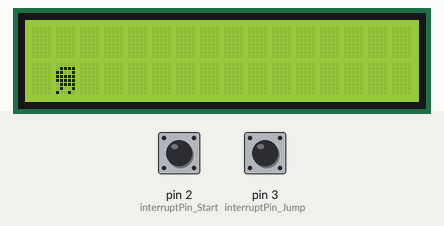
A sketch run on a simulated Arduino Uno, built with avr-gcc and run on an emulated ATmega328P. On the bench: 16×2 character LCD. The test bench sets the inputs (shaded band); at power-on: pin 2 (interruptPin_Start) HIGH, pin 3 (interruptPin_Jump) HIGH. Random numbers use the default seed unless the sketch sets one.

Above: at 1.2 s.
1.3 s: pin 2 (interruptPin_Start) pulled LOW for 0.15 s
At 1.48 s:
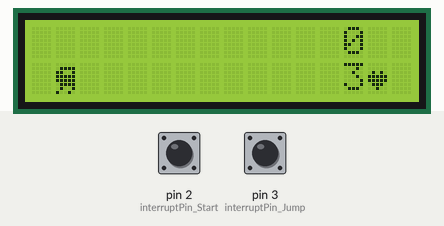
2.0 s: pin 3 (interruptPin_Jump) pulled LOW for 0.15 s
At 2.07 s:
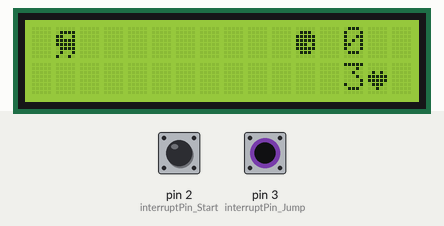
2.7 s: pin 3 (interruptPin_Jump) pulled LOW for 1 s
At 2.98 s:
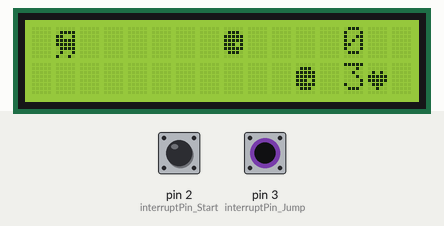
4.3 s: pin 3 (interruptPin_Jump) pulled LOW for 3.2 s
At 4.49 s:
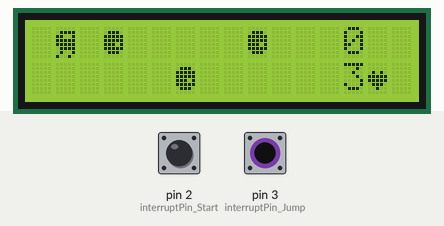
8.1 s: pin 3 (interruptPin_Jump) pulled LOW for 0.15 s
At 8.17 s:
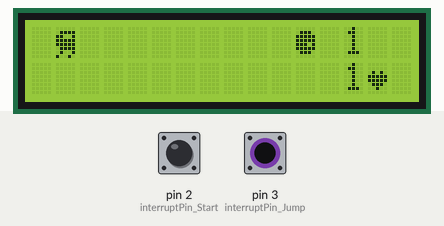
8.8 s: pin 3 (interruptPin_Jump) pulled LOW for 0.15 s
At 8.9 s:
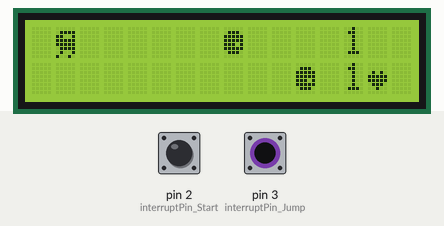
Timing chart, 0 to 11.8 s (numbered marks = the images above; inputs shaded):
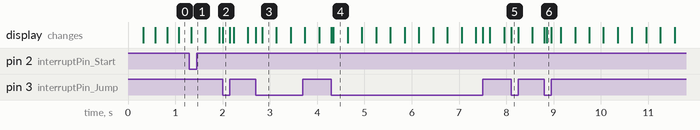

The sketch:

astronauta_de_marmore1__1_.ino
```cpp
#include <LiquidCrystal.h>
#include <stdio.h>
#include <stdlib.h>

#define ASTRO_CHAR 0
#define METEOR_CHAR 1
#define LIFE_BONUS 2


LiquidCrystal lcd(12, 11, 6, 5, 4, 1);

static bool colide = false;
static bool colide_heart = false;
static bool life_increased = false;
static bool roundRecentlyStarted = false;
int delayLevel = 300;
int level = 0;
int life = 3;
int score = 0;
static bool playing = false;
int position_astro = 1;
const byte interruptPin_Start = 2;
const byte interruptPin_Jump = 3;

volatile byte button_Start_Pushed = LOW;
volatile byte button_Jump_Pushed = LOW;

byte astro[8] = {B00000,
                 B01111,
                 B11001,
                 B11111,
                 B11111,
                 B01111,
                 B01001,
                 B10010,};
byte meteor[8] = {B00000,
                  B01110,
                  B11111,
                  B11111,
                  B11101,
                  B11111,
                  B01110,
                  B00000,};
byte heart[8] =   {B00000,
                  B00000,
                  B01010,
                  B11111,
                  B11111,
                  B01110,
                  B00100,
                  B00000,};


void setup(){
  lcd.begin(16,2);
  lcd.clear();
  lcd.createChar(ASTRO_CHAR,astro);
  lcd.createChar(METEOR_CHAR,meteor);
  lcd.createChar(LIFE_BONUS,heart);
  lcd.setCursor(1,1);
  lcd.write((byte)ASTRO_CHAR);


  pinMode(interruptPin_Start, INPUT_PULLUP);
  pinMode(interruptPin_Jump, INPUT_PULLUP);

  attachInterrupt(digitalPinToInterrupt(interruptPin_Start), button_Start_Push, FALLING);
  attachInterrupt(digitalPinToInterrupt(interruptPin_Jump), button_Jump_Push, CHANGE);

}

void move(){

}

void loop(){

  static bool blink = false;
  if (!playing) {

  	if (blink) {
    	lcd.setCursor(0,0);
      	lcd.print("Press Start");
      	lcd.setCursor(1,1);
  	  	lcd.write(' ');
    }
    else{
    	lcd.setCursor(0,0);
      	lcd.print("           ");
      	drawAstro();
    }
  	delay(250);
    blink = !blink;
    if (button_Start_Pushed){
      startGame();
    }
  }
}

void startGame(){
	  lcd.clear();
      drawAstro();
      playing = true;
  	  position_astro = 1;
      life=3;
      score = 0;
      level = 0;
      button_Start_Pushed = LOW;
      lcd.setCursor(13,0);
  	  lcd.print(score);
  	  lcd.setCursor(13,1);
      lcd.print(life);
      lcd.setCursor(14,1);
      lcd.write((byte)LIFE_BONUS);
      game();
}

void game(){
  while(life>0){
    if(life<3) life_increased = false;
    else life_increased = true;
    drawAstro();
  	meteorAttacks_and_bonus(rand() % 9);
  }
  endgame();
}

void endgame(){
  playing = false;
  lcd.clear();
  lcd.setCursor(3,0);
  lcd.print("SCORE:");
  lcd.setCursor(10,0);
  lcd.print(score);
  lcd.setCursor(3,1);
  lcd.print("> Play Again");
  while(button_Start_Pushed==false){
  }
  roundRecentlyStarted=true;
  startGame();
}

void button_Start_Push() {
  button_Start_Pushed = !button_Start_Pushed;
}

void button_Jump_Push() {
  if(playing==true){
  if(roundRecentlyStarted==false )
  	button_Jump_Pushed = !button_Jump_Pushed;
    else if (roundRecentlyStarted==true){
      button_Jump_Pushed = 1;
      roundRecentlyStarted = false;
    }
  if(colide==true){
    lifeDecrease();
  	colide=false;
  }
  if(colide_heart==true){
    lifeIncrease();
  	colide_heart=false;
  }
  if(button_Jump_Pushed==1) {
        position_astro = 0;
       	lcd.setCursor(1,1);
  		lcd.write(' ');
        lcd.setCursor(1,0);
  		lcd.write((byte)ASTRO_CHAR);
  }
  if(button_Jump_Pushed==0) {
        position_astro = 1;
       	lcd.setCursor(1,0);
  		lcd.write(' ');
        lcd.setCursor(1,1);
  		lcd.write((byte)ASTRO_CHAR);
  }
  }
}

void drawAstro(){
  lcd.setCursor(1,position_astro);
  lcd.write((byte)ASTRO_CHAR);
  int apagar;
  if(position_astro == 0) apagar = 1;
  else apagar = 0;
  lcd.setCursor(1,apagar);
  lcd.write(" ");
}

void meteorAttacks_and_bonus(int numAttack){
  delay(delayLevel);
  if(numAttack==0){

    for(int i = 12; i>=-1; i--){
      showMeteor(i, 1);
      delay(delayLevel);

    }
  }
  if(numAttack==1){
  	for(int i = 12; i>=0; i--){
    	showMeteor(i, 0);
    	delay(delayLevel);
    }
  }
  if(numAttack==2){
    for(int i = 12; i>=-6; i--){
      showMeteor(i, 0);
      if(i<=11)
      showMeteor(i+1, 0);
      if(i<=10)
      showMeteor(i+2, 0);
      if(i<=7)
      showMeteor(i+5, 1);
      delay(delayLevel);
    }
  }
  if(numAttack==3){
    for(int i = 12; i>=-4; i--){
    	showMeteor(i, 0);
    	if(i<=9)
    	showMeteor(i+3, 1);
    	delay(delayLevel);
    }
  }
  if(numAttack==4){
    for(int i = 12; i>=-6; i--){
    	showMeteor(i, 0);
    	if(i<=9)
    	showMeteor(i+3, 1);
        if(i<=6)
    	showMeteor(i+6, 0);
    	delay(delayLevel);
    }
  }
    if(numAttack==5){
      for(int i = 12; i>=-10; i--){
    		showMeteor(i, 0);
    	if(i<=9)
    		showMeteor(i+3, 1);
        if(i<=6)
    		showMeteor(i+6, 0);
        if(i<=3)
    		showMeteor(i+9, 1);


    	delay(delayLevel);
      }
  }

     if(numAttack==6&&life<3){
     	for(int i = 12; i>=0; i--){
          if(life_increased==false)
          	showHeart(i,0);
          delay(delayLevel);
        }
     }
  	  if(numAttack==7){
    	for(int i = 12; i>=-4; i--){
    		showMeteor(i, 0);
            if(i<=11 && life_increased==false)
          		showHeart(i+1,0);
    		if(i<=9)
    		showMeteor(i+3, 1);
    		delay(delayLevel);
       }
    }
      if(numAttack==8){
      	for(int i = 12; i>=-10; i--){
    		showMeteor(i, 0);
    		if(i<=9)
    		showMeteor(i+3, 1);
        	if(i<=6)
    		showMeteor(i+6, 0);
        	if(i<=5 && life_increased==false)
          	showHeart(i+7,0);
        	if(i<=3)
    		showMeteor(i+9, 1);
            delay(delayLevel);
        }
      }


  lcd.setCursor(0,0);
  lcd.print(" ");
}

void showMeteor(int col, int row){
	lcd.setCursor(col,row);
    lcd.write((byte)METEOR_CHAR);
    if((col+1)!=13){
    	lcd.setCursor(col+1,row);
    	lcd.print(" ");
  	}
    if(col==1)colide=true;
  	if(col==1&&position_astro==row){
       colide=false;
       lifeDecrease();
  	}
    if(col==0&&colide==false);
  	else if(col==0&&colide==true){
    	colide=false;
    	scoreIncrease();
  }
}

void showHeart(int col, int row){
	lcd.setCursor(col,row);
    lcd.write((byte)LIFE_BONUS);
    if((col+1)!=13){
    	lcd.setCursor(col+1,row);
    	lcd.print(" ");
  	}
    if(col==1)colide_heart=true;
  	if(col==1&&position_astro==row){
       colide_heart=false;
       lifeIncrease();
       drawAstro();
  	}
}

void lifeDecrease(){
	life--;
    lcd.setCursor(13,1);
    lcd.print(life);
  if(life==0){
    delay(50);
    endgame();
  }
}
void lifeIncrease(){
    life++;
    lcd.setCursor(13,1);
    lcd.print(life);
    life_increased = true;
}

void scoreIncrease(){
	score++;
    levelIncrease();
  	lcd.setCursor(13,0);
    lcd.print(score);
}

void levelIncrease(){
   level++;
   calcDelay();
}

void calcDelay(){
  if(delayLevel<=100)
    delayLevel = 100;
  else delayLevel -= level;

}
```
